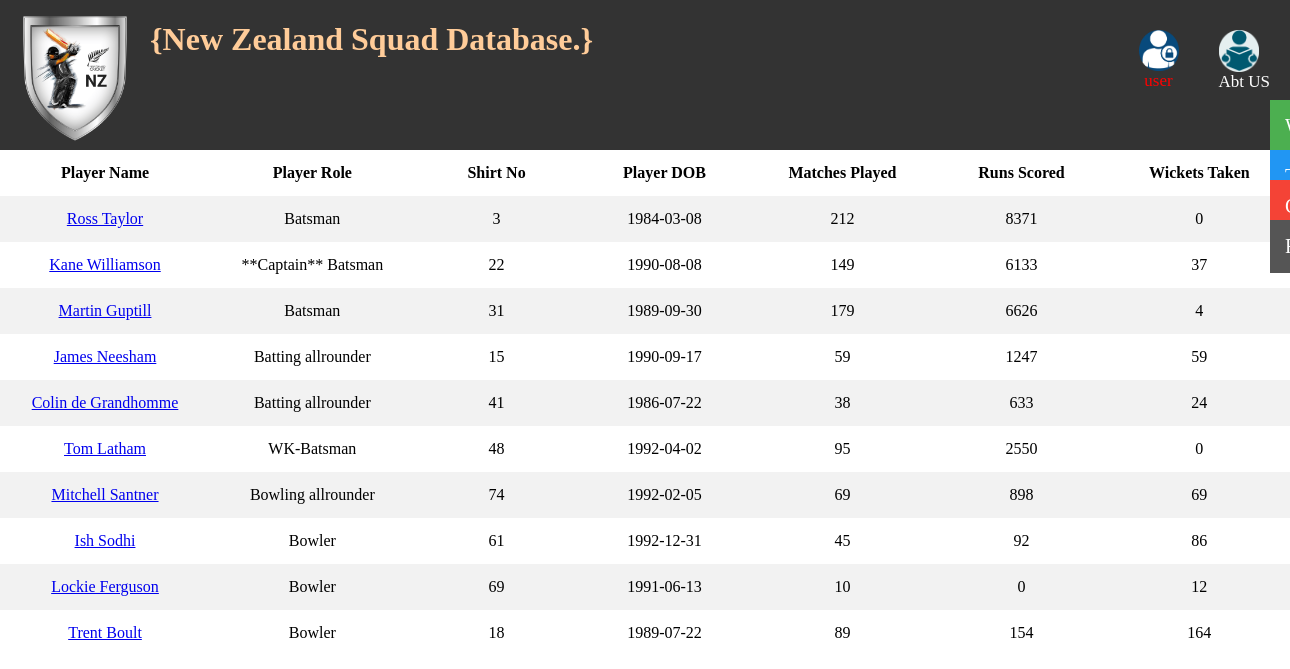
Page /nzsquad.php (signed in) on the committed database.
### tables this page shows
CREATE TABLE `newzealand` (
  `name` varchar(50) DEFAULT NULL,
  `player_role` varchar(50) DEFAULT NULL,
  `Player_Shirt_No` int(4) NOT NULL,
  `player_birthdate` date DEFAULT NULL,
  `played` int(11) DEFAULT NULL,
  `runs` int(11) DEFAULT NULL,
  `wickets` int(11) DEFAULT NULL,
  `nat` varchar(20) NOT NULL DEFAULT 'New Zealand'
);

### nzsquad.php (the view, shortened to what this page needs)
<?php
$con=mysqli_connect('localhost','root');
mysqli_select_db($con, 'cricket2');
$querry = "select * from newzealand";
$result = mysqli_query($con,$querry);
?>
<!DOCTYPE html>
<html>
<head>
<link rel="stylesheet" type="text/css" href="css/home.css">
<link rel="stylesheet" type="text/css" href="css/sidenav.css">
</head>
<body >
	<div class="navbar">
<img src="css/nz.png" width="150" height="150"; style="float: left;">
<h1 style="float: left; color:#ffcc99; "font-style: "Comic Sans MS">
{New Zealand Squad Database.} </h1>
 <a href="aboutus.php"><img src="css/us.png" width="40" height="60">Abt US</a>
 <a style="color: red" href="welcome.php"><img src="css/log.png" width="40" height="50"><?php echo $_SESSION['username']; ?></a>
  </div>
  <div id="mySidenav" class="sidenav">
  <a href="welcome.php" id="about">Welcome</a>
  <a href="teams.php" id="blog">Teams</a>
  <a href="coach.php" id="projects">Coach</a>
  <a href="ranking.php" id="contact">Ranking</a>
</div>
<table >
	<tr>
			<th>Player Name</th>
			<th>Player Role</th>
			<th>Shirt No</th>
			<th>Player DOB</th>
			<th>Matches Played</th>
			<th>Runs Scored</th>
			<th>Wickets Taken</th>
		</tr>
		<?php
		global $result;
		while ($rows=mysqli_fetch_assoc($result)):?>
			<tr align="center">
				<td><a href="#"><?php echo $rows['name'];?></a></td>
				<td><?php echo $rows['player_role'];?></td>
				<td><?php echo $rows['Player_Shirt_No'];?></td>
				<td><?php echo $rows['player_birthdate'];?></td>
				<td><?php echo $rows['played'];?></td>
				<td><?php echo $rows['runs'];?></td>
				<td><?php echo $rows['wickets']; ?>
				</td>
			</tr>
<?php endwhile;?>
</table>
</body>
</html>

### css/home.css (style rules this page uses)
* { box-sizing:border-box; }
body { font-family: "Arial", red serif); margin: 0; }
img { display: block; height: auto; max-width: 100%; }
.navbar { width: 100%; background-color: #555; overflow: auto; }
.navbar a { float: left; padding: 12px; color: white; text-decoration: none; font-size: 17px; }
.navbar { overflow: hidden; position: sticky; position: -webkit-sticky; top: 0; color: black; background-color: #333; }
.navbar a { float: right; display: block; color: white; text-align: center; padding: 30px 20px; text-decoration: none; }

### css/sidenav.css (style rules this page uses)
#mySidenav a { position: absolute; right: -80px; transition: 0.7s; padding: 15px; width: 100px; text-decoration: none; font-size: 20px; color: white; border-radius: 0 5px 5px 0; }
#about { top: 100px; background-color: #4CAF50; }
#blog { top: 150px; background-color: #2196F3; }
#projects { top: 180px; background-color: #f44336; }
#contact { top: 220px; background-color: #555 }

### nzsquad.php (style rules this page uses)
table { border-collapse: collapse; width: 100%; }
th, td { border= 1px ; width: 900px; line-height: 30px; text-align: center; padding: 8px; }
tr:nth-child(even) { background-color: #f2f2f2; }

### rows in the picture
newzealand: name "Ross Taylor", player_role "Batsman", Player_Shirt_No "3", player_birthdate "1984-03-08", played "212", runs "8371", wickets "0"
newzealand: name "Kane Williamson", player_role "**Captain** Batsman", Player_Shirt_No "22", player_birthdate "1990-08-08", played "149", runs "6133", wickets "37"
newzealand: name "Martin Guptill", player_role "Batsman", Player_Shirt_No "31", player_birthdate "1989-09-30", played "179", runs "6626", wickets "4"
newzealand: name "James Neesham", player_role "Batting allrounder", Player_Shirt_No "15", player_birthdate "1990-09-17", played "59", runs "1247", wickets "59"
newzealand: name "Colin de Grandhomme", player_role "Batting allrounder", Player_Shirt_No "41", player_birthdate "1986-07-22", played "38", runs "633", wickets "24"
newzealand: name "Tom Latham", player_role "WK-Batsman", Player_Shirt_No "48", player_birthdate "1992-04-02", played "95", runs "2550", wickets "0"
newzealand: name "Mitchell Santner", player_role "Bowling allrounder", Player_Shirt_No "74", player_birthdate "1992-02-05", played "69", runs "898", wickets "69"
newzealand: name "Ish Sodhi", player_role "Bowler", Player_Shirt_No "61", player_birthdate "1992-12-31", played "45", runs "92", wickets "86"
newzealand: name "Lockie Ferguson", player_role "Bowler", Player_Shirt_No "69", player_birthdate "1991-06-13", played "10", runs "0", wickets "12"
newzealand: name "Trent Boult", player_role "Bowler", Player_Shirt_No "18", player_birthdate "1989-07-22", played "89", runs "154", wickets "164"

### other values in the picture
$_SESSION['username'] "user"
